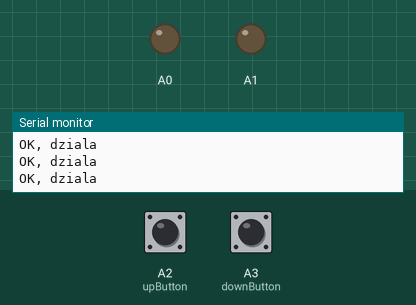
Simulated run of this sketch. Board: Arduino Uno, built with avr-gcc and run on an emulated ATmega328P. Parts: output pins drawn as LEDs (lit = HIGH), the last lines printed to the serial monitor. Inputs (shaded band) come from the test bench; at power-on: A2 (upButton) LOW, A3 (downButton) LOW. Pins used as bus, display or sensor lines are not drawn.

Above: at 1.8 s.
1.9 s: A2 (upButton) pulled HIGH for 1.15 s
At 5.9 s:
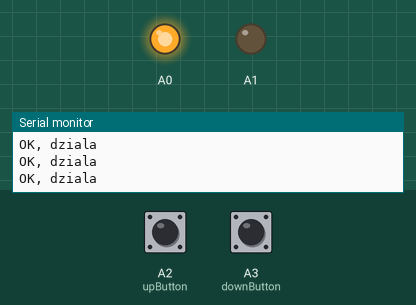
6.5 s: A3 (downButton) pulled HIGH for 3.2 s
At 11.7 s:
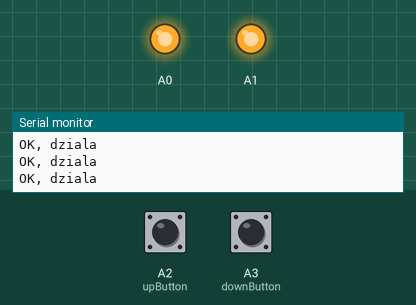
12.5 s: A2 (upButton) pulled HIGH for 3.2 s
At 15.1 s:
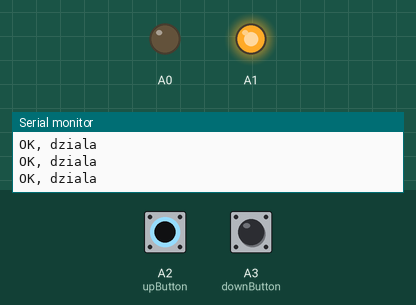
Timing chart, 0 to 18.5 s (numbered marks = the images above; inputs shaded):
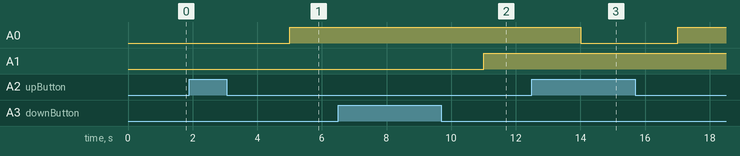

The sketch:

roller_shutter_test.ino
```cpp
#include <Bounce2.h>

Bounce upButton = Bounce();
Bounce downButton = Bounce();

void setup() {
  // put your setup code here, to run once:
  pinMode(A0, OUTPUT);
  pinMode(A1, OUTPUT);
  pinMode(2, OUTPUT);
  digitalWrite(2, LOW);

  upButton.attach(A2, INPUT);
    upButton.interval(25);
    downButton.attach(A3, INPUT);
    downButton.interval(25);

    Serial.begin(9600);
    Serial.setTimeout(100);

    digitalWrite(2, HIGH);
    Serial.println("OK, dziala");
    digitalWrite(2, LOW);
}

int down = HIGH;
int up = HIGH;

void loop() {
  // put your main code here, to run repeatedly:
  upButton.update();
    downButton.update();

    if (upButton.changed())
    {
        up = upButton.read();
    }

    if (downButton.changed())
    {
        down = downButton.read();
    }

    if (up)
    {
      digitalWrite(A0, LOW);
    }
    else
    {
      digitalWrite(A0, HIGH);
    }

    if (down)
    {
      digitalWrite(A1, LOW);
    }
    else
    {
      digitalWrite(A1, HIGH);
    }

    digitalWrite(2, HIGH);
    Serial.println("OK, dziala");
    digitalWrite(2, LOW);
    delay(1000);

}
```

Measured:
- after the input at 1.9 s, A0: LOW → HIGH after 3.1 s
- after the input at 6.5 s, A1: LOW → HIGH after 4.5 s
- after the input at 12.5 s, A0: HIGH → LOW after 1.5 s, → HIGH 3.0 s later
